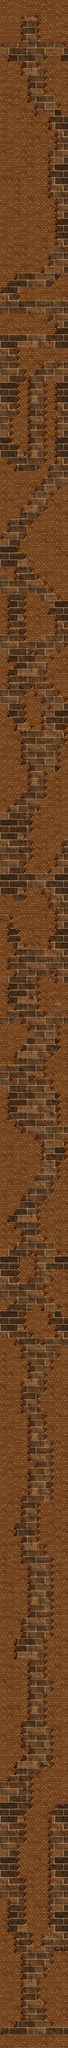

Tiled map render using the project's own tile images. Description and the map definition, with tile-layer contents summarised, below:
An orthogonal 10x300 tile map with 32x32 px tiles, 5 tile layers (background, bg1, bg2, cover1, ...), 3 tilesets and 47 objects.

<map version="1.0" orientation="orthogonal" width="10" height="300" tilewidth="32" tileheight="32" backgroundcolor="#000000">
 <properties>
  <property name="Time" value="120" />
 </properties>
 <tileset firstgid="1" name="terrain" tilewidth="32" tileheight="32">
  <image source="terrain.png" width="672" height="736" />
 </tileset>
 <tileset firstgid="484" name="bg1" tilewidth="32" tileheight="32">
  <image source="stone.png" width="320" height="320" />
 </tileset>
 <tileset firstgid="584" name="bg2" tilewidth="32" tileheight="32">
  <image source="bricks.png" width="256" height="256" />
 </tileset>
 <layer name="background" width="10" height="300">
  <data>[3000 cells, 3000 non-empty, 64 distinct tile ids]</data>
 </layer>
 <layer name="bg1" width="10" height="300">
  <data>[3000 cells, 2009 non-empty, 15 distinct tile ids]</data>
 </layer>
 <layer name="bg2" width="10" height="300">
  <data>[3000 cells, 55 non-empty, 11 distinct tile ids]</data>
 </layer>
 <layer name="cover1" width="10" height="300">
  <data>[3000 cells, 30 non-empty, 8 distinct tile ids]</data>
 </layer>
 <layer name="cover2" width="10" height="300">
  <data>[3000 cells, 0 non-empty, 0 distinct tile ids]</data>
 </layer>
 <objectgroup name="obstacles" width="10" height="300">
  <object x="1" y="9537">
   <polyline points="0,0 318,0" />
  </object>
  <object x="106" y="8" width="75" height="74">
   <properties>
    <property name="EXIT" value="" />
   </properties>
   <ellipse />
  </object>
  <object x="146" y="9543" width="28" height="27">
   <properties>
    <property name="START" value="" />
   </properties>
   <ellipse />
  </object>
  <object x="180" y="3">
   <polyline points="0,0 15,165 141,165 141,-2 0,-2" />
  </object>
  <object x="6" y="7">
   <polyline points="-6,-5 -6,160 87,160 102,-6 -5,-7" />
  </object>
  <object x="8" y="9529">
   <polyline points="0,0 5,-23 67,-23 67,-53 102,-66 98,-372 64,-378 68,-468 37,-479 33,-635 -8,-634" />
  </object>
  <object x="318" y="9503">
   <polyline points="0,0 -77,-1 -86,-30 -112,-38 -118,-127 -133,-133 -143,-225 -109,-223 -112,-286 -76,-286 -77,-355 2,-366" />
  </object>
  <object x="176" y="9133">
   <polyline points="0,0 29,-27 30,-64 47,-73 51,-109 58,-126 56,-642 95,-665 102,-676 145,-677" />
  </object>
  <object x="177" y="9132">
   <polyline points="0,0 -19,-3 -31,-35 -29,-57 -48,-90 -58,-116 -64,-322 -93,-335 -94,-490 -61,-495 -63,-651 -29,-653 -34,-816 12,-818 17,-861 63,-849 66,-1024 54,-1036 36,-1038 33,-1195 65,-1195 63,-1259 142,-1258" />
  </object>
  <object x="239" y="7874">
   <polyline points="0,0 -28,-2 -29,-191 10,-194 7,-575 -26,-578 -29,-641 -57,-643 -62,-834 4,-834 2,-1122 -26,-1124 -26,-1244 -47,-1253 -48,-1286 -59,-1287 -62,-1346 -26,-1346 -30,-1442 10,-1444 1,-1505 38,-1506 36,-1536 50,-1538 50,-1570 80,-1570" />
  </object>
  <object x="-3" y="8350">
   <polyline points="0,0 40,2 49,-29 78,-32 76,-64 81,-91 110,-98 108,-124 142,-128 138,-156 108,-156 109,-287 135,-291 141,-569 77,-575 77,-669 114,-670 111,-765 136,-766 137,-1023 105,-1023 106,-1150 76,-1150 74,-1212 106,-1212 107,-1341 136,-1340 137,-1467 169,-1471 170,-1502 135,-1501 140,-1726 108,-1724 110,-1884 136,-1888 139,-1981 106,-1982 108,-2046 75,-2045 75,-2075 4,-2076" />
  </object>
  <object x="2" y="6145">
   <polyline points="0,0 38,-2 39,-29 70,-32 70,-64 -3,-63" />
  </object>
  <object x="180" y="6301">
   <polyline points="0,0 -12,-28 -36,-28 -42,-58 -68,-64 -68,-94 -70,-156 -19,-155 -19,-187 23,-187 25,-153 53,-153 54,-94 87,-91 86,-30 21,-29 10,6 0,4" />
  </object>
  <object x="320" y="6175">
   <polyline points="0,0 -32,0 -33,-29 -57,-65 -81,-67 -89,-95 -109,-97 -113,-155 -77,-155 -75,-189 -64,-194 -64,-220 2,-222" />
  </object>
  <object x="77" y="6016">
   <polyline points="0,0 61,-1 62,-34 94,-32 93,-159 60,-158 67,-129 19,-125 22,-96 2,-94 1,1" />
  </object>
  <object x="1" y="5856">
   <polyline points="0,0 70,0 71,-31 104,-32 105,-97 74,-98 74,-126 40,-126 42,-160 74,-160 72,-194 97,-193 93,-227 106,-256 136,-260 176,-354 190,-354 197,-417 199,-511 171,-509 170,-544 108,-542 108,-576 74,-574 71,-609 44,-610 41,-735 -2,-738" />
  </object>
  <object x="319" y="5890">
   <polyline points="0,0 -43,-1 -54,-34 -69,-67 -104,-66 -122,-102 -139,-101 -139,-259 -114,-260 -103,-289 -81,-289 -76,-354 -42,-354 -45,-451 -12,-452 -17,-545 0,-546" />
  </object>
  <object x="319" y="5280">
   <polyline points="0,0 -42,0 -46,-160 -72,-160 -79,-223 -105,-227 -108,-318 -76,-320 -76,-352 -42,-352 -46,-478 0,-478" />
  </object>
  <object x="139" y="5044" width="34" height="28">
   <ellipse />
  </object>
  <object x="50" y="5045" width="29" height="33">
   <ellipse />
  </object>
  <object x="-1" y="4994">
   <polyline points="0,0 66,0 66,-36 81,-63 107,-65 112,-98 130,-98 130,-130 162,-134 160,-164 138,-166 136,-194 104,-194 105,-227 68,-228 61,-193 2,-192" />
  </object>
  <object x="3" y="4768">
   <polyline points="0,0 34,-2 35,-39 76,-36 73,-63 41,-69 40,-158 -4,-160" />
  </object>
  <object x="319" y="4766">
   <polyline points="0,0 -34,-2 -30,-62 -67,-59 -64,2 -107,-1 -123,-33 -140,-32 -143,-189 -78,-190 -80,-220 -49,-221 -53,-155 0,-156" />
  </object>
  <object x="1" y="4576">
   <polyline points="0,0 72,0 76,-32 37,-33 39,-95 71,-93 68,-130 64,-128 63,-159 41,-159 40,-254 -2,-266" />
  </object>
  <object x="41" y="4290">
   <polyline points="0,0 83,155 196,158 193,97 224,96 224,-34 189,-35 192,-98 162,-98 162,-132 72,-130 74,-66 24,-66 21,-99 -42,-98" />
  </object>
  <object x="42" y="4289">
   <polyline points="0,0 -45,-3" />
  </object>
  <object x="116" y="4091">
   <polyline points="0,0 120,6 123,-27 153,-29 151,-89 184,-90 186,-152 203,-153" />
  </object>
  <object x="114" y="4093">
   <polyline points="0,0 -2,-62 33,-61 31,-155 2,-158 3,-189 35,-191 32,-284 68,-286 65,-315 79,-319 81,-349 99,-347 96,-476" />
  </object>
  <object x="210" y="3615">
   <polyline points="0,0 66,-2 62,-124 97,-129 92,-224 111,-219" />
  </object>
  <object x="-3" y="3810">
   <polyline points="0,0 42,-2 46,-34 75,-35 91,-67 122,-100 141,-101 141,-225 108,-224 106,-354 92,-382 70,-420 67,-453 47,-451 42,-482 2,-482" />
  </object>
  <object x="147" y="3424">
   <polyline points="0,0 52,0 57,-95 88,-96 86,-128 52,-128 52,-162 24,-162 22,-190 12,-196 11,-229 -8,-226 -3,-195 -42,-192 -32,-160 -50,-156 -50,-130 -27,-109 -39,-91 -31,-35 -1,-23 -2,0" />
  </object>
  <object x="143" y="3043" width="31" height="27">
   <ellipse />
  </object>
  <object x="321" y="3293">
   <polyline points="0,0 -27,-31 -49,-33 -57,-55 -81,-65 -94,-96 -112,-96 -114,-126 -113,-157 -96,-158 -97,-189 -84,-188 -80,-220 -50,-220 -50,-252 -14,-254 -16,-284 -3,-285" />
  </object>
  <object x="1" y="3233">
   <polyline points="0,0 40,-2 42,-98 74,-100 79,-133 36,-136 40,-164 -1,-161" />
  </object>
  <object x="1" y="2973">
   <polyline points="0,0 39,3 40,-188 -2,-188" />
  </object>
  <object x="119" y="3005">
   <polyline points="0,0 -6,-220 72,-218 76,-190 106,-186 108,-158 116,-124 146,-122 149,-27 72,-28 73,1 -2,4" />
  </object>
  <object x="319" y="2817">
   <polyline points="0,0 -42,0 -191,-169 -192,-190 -220,-230 -236,-226 -235,-255 -224,-254 -221,-287 -204,-288 -205,-319 -190,-318 -192,-354 -176,-356 -174,-382 -148,-382 -138,-416 -117,-417 -106,-450 -96,-450 -96,-480 -84,-480 -77,-511 -50,-510 -40,-546 5,-547" />
  </object>
  <object x="33" y="2717">
   <polyline points="0,0 42,2 42,-62 -36,-60 -34,-30 -3,-31 0,0" />
  </object>
  <object x="3" y="2525">
   <polyline points="0,0 26,-36 39,-87 91,-93 93,-125 105,-153 128,-154 135,-187 157,-193 157,-219 169,-253 202,-252 205,-287 232,-290 232,-350 264,-350 260,-570 282,-573 282,-605 264,-606 263,-733 201,-733 209,-351 172,-350 175,-319 67,-317 72,-348 36,-348 38,-378 -4,-378" />
  </object>
  </objectgroup>
</map>
<!-- 8 of 47 objects omitted -->
